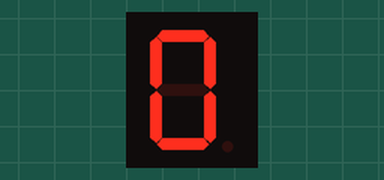
Bench run of a sketch on a simulated ESP8266 (NodeMCU). On the bench: 1-digit seven-segment display. Wiring (inferred from the names in the program): 1-digit 7-segment display, segments lit when HIGH: segments D3, D4, D6, D7, D8, D2, D1, D5. The segment pins are drawn as the display they are named for.

Above: at 0.1 s.
At 2.1 s:
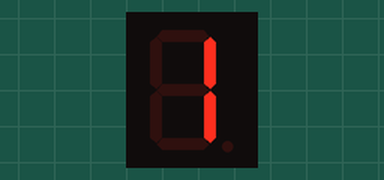
At 6.1 s:
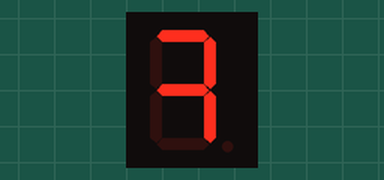
At 12.1 s:
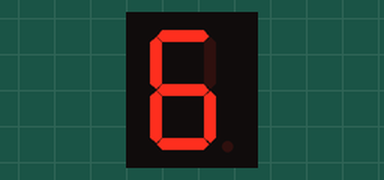
At 18.1 s:
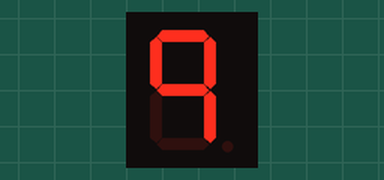
At 32.1 s:
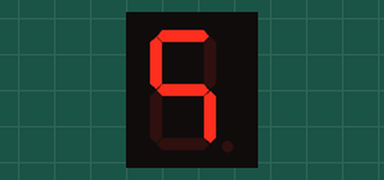

The sketch:

Seven_Segment_Test.ino
```cpp
// Common Cathode Seven Segment Test
// Mapped to FingersUP pinout:
// a=D3(0), b=D4(2), c=D6(12), d=D7(13), e=D8(15), f=D2(4), g=D1(5), dp=D5(14)

// Pin definitions
const int pinA = D3;   // GPIO0
const int pinB = D4;   // GPIO2
const int pinC = D6;   // GPIO12
const int pinD = D7;   // GPIO13
const int pinE = D8;   // GPIO15
const int pinF = D2;   // GPIO4
const int pinG = D1;   // GPIO5
const int pinDP = D5;  // GPIO14

void setup() {
  pinMode(pinA, OUTPUT);
  pinMode(pinB, OUTPUT);
  pinMode(pinC, OUTPUT);
  pinMode(pinD, OUTPUT);
  pinMode(pinE, OUTPUT);
  pinMode(pinF, OUTPUT);
  pinMode(pinG, OUTPUT);
  pinMode(pinDP, OUTPUT);
}

void loop() {
  // ZERO
  digitalWrite(pinA, HIGH);
  digitalWrite(pinB, HIGH);
  digitalWrite(pinC, HIGH);
  digitalWrite(pinD, HIGH);
  digitalWrite(pinE, HIGH);
  digitalWrite(pinF, HIGH);
  digitalWrite(pinG, LOW);
  digitalWrite(pinDP, LOW);
  delay(2000);

  // ONE
  digitalWrite(pinA, LOW);
  digitalWrite(pinB, HIGH);
  digitalWrite(pinC, HIGH);
  digitalWrite(pinD, LOW);
  digitalWrite(pinE, LOW);
  digitalWrite(pinF, LOW);
  digitalWrite(pinG, LOW);
  digitalWrite(pinDP, LOW);
  delay(2000);

  // TWO
  digitalWrite(pinA, HIGH);
  digitalWrite(pinB, HIGH);
  digitalWrite(pinC, LOW);
  digitalWrite(pinD, HIGH);
  digitalWrite(pinE, HIGH);
  digitalWrite(pinF, LOW);
  digitalWrite(pinG, HIGH);
  digitalWrite(pinDP, LOW);
  delay(2000);

  // THREE
  digitalWrite(pinA, HIGH);
  digitalWrite(pinB, HIGH);
  digitalWrite(pinC, HIGH);
  digitalWrite(pinD, LOW);
  digitalWrite(pinE, LOW);
  digitalWrite(pinF, LOW);
  digitalWrite(pinG, HIGH);
  digitalWrite(pinDP, LOW);
  delay(2000);

  // FOUR
  digitalWrite(pinA, LOW);
  digitalWrite(pinB, HIGH);
  digitalWrite(pinC, HIGH);
  digitalWrite(pinD, LOW);
  digitalWrite(pinE, LOW);
  digitalWrite(pinF, HIGH);
  digitalWrite(pinG, HIGH);
  digitalWrite(pinDP, LOW);
  delay(2000);

  // FIVE
  digitalWrite(pinA, HIGH);
  digitalWrite(pinB, LOW);
  digitalWrite(pinC, HIGH);
  digitalWrite(pinD, LOW);
  digitalWrite(pinE, LOW);
  digitalWrite(pinF, HIGH);
  digitalWrite(pinG, HIGH);
  digitalWrite(pinDP, LOW);
  delay(2000);

  // SIX
  digitalWrite(pinA, HIGH);
  digitalWrite(pinB, LOW);
  digitalWrite(pinC, HIGH);
  digitalWrite(pinD, HIGH);
  digitalWrite(pinE, HIGH);
  digitalWrite(pinF, HIGH);
  digitalWrite(pinG, HIGH);
  digitalWrite(pinDP, LOW);
  delay(2000);

  // SEVEN
  digitalWrite(pinA, HIGH);
  digitalWrite(pinB, HIGH);
  digitalWrite(pinC, HIGH);
  digitalWrite(pinD, LOW);
  digitalWrite(pinE, LOW);
  digitalWrite(pinF, LOW);
  digitalWrite(pinG, LOW);
  digitalWrite(pinDP, LOW);
  delay(2000);

  // EIGHT
  digitalWrite(pinA, HIGH);
  digitalWrite(pinB, HIGH);
  digitalWrite(pinC, HIGH);
  digitalWrite(pinD, HIGH);
  digitalWrite(pinE, HIGH);
  digitalWrite(pinF, HIGH);
  digitalWrite(pinG, HIGH);
  digitalWrite(pinDP, LOW);
  delay(2000);

  // NINE
  digitalWrite(pinA, HIGH);
  digitalWrite(pinB, HIGH);
  digitalWrite(pinC, HIGH);
  digitalWrite(pinD, LOW);
  digitalWrite(pinE, LOW);
  digitalWrite(pinF, HIGH);
  digitalWrite(pinG, HIGH);
  digitalWrite(pinDP, LOW);
  delay(2000);

  // DOT (all segments off except DP)
  digitalWrite(pinA, LOW);
  digitalWrite(pinB, LOW);
  digitalWrite(pinC, LOW);
  digitalWrite(pinD, LOW);
  digitalWrite(pinE, LOW);
  digitalWrite(pinF, LOW);
  digitalWrite(pinG, LOW);
  digitalWrite(pinDP, HIGH);
  delay(2000);
}
```

Measured:
- what the display in image 1 shows lasts 2.0 s, from 2.0 s to 4.0 s
